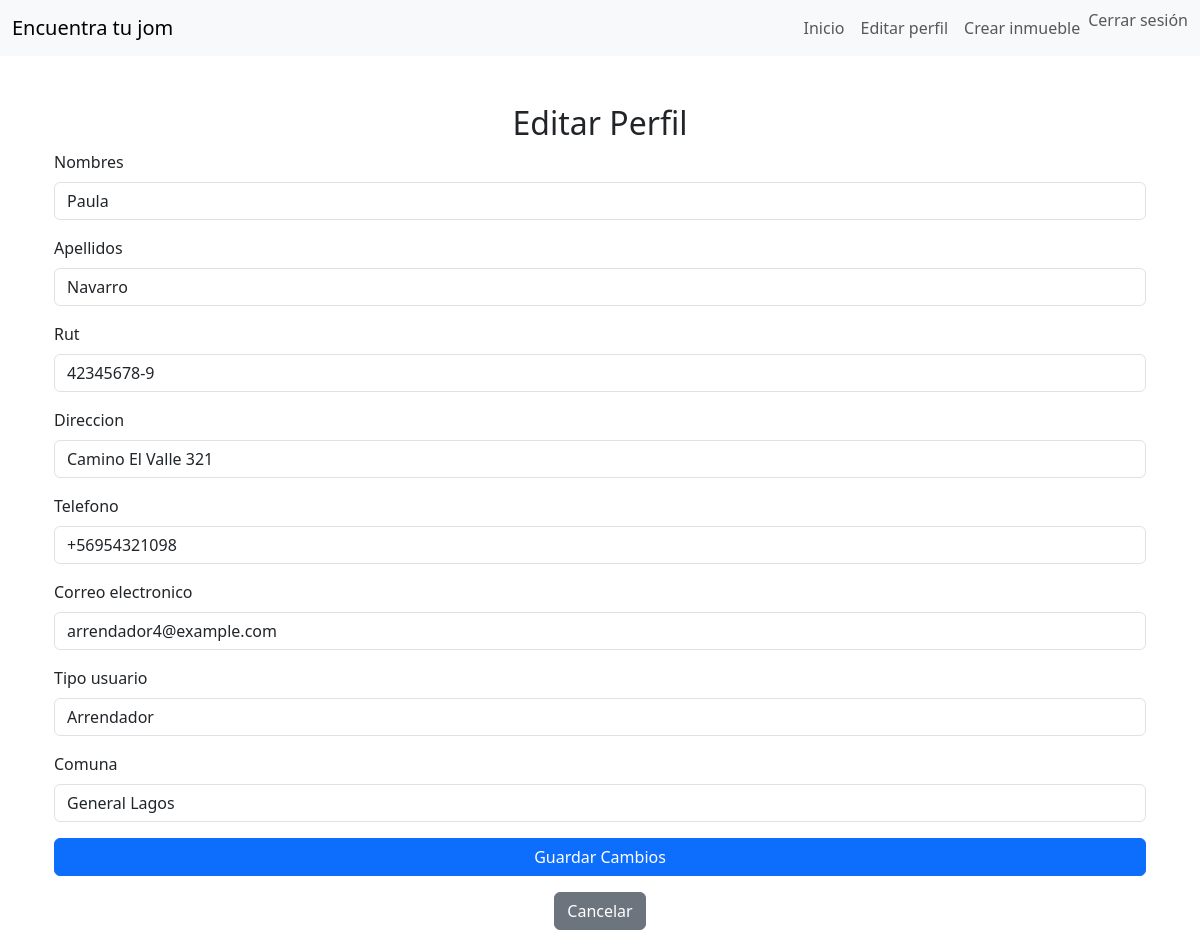
Page /editar_perfil/ (signed in) on the committed database.
### gestion_inmuebles/models.py (models this page shows, shortened)
class Perfil(models.Model):
    TIPO_USUARIO = [
        ('Arrendatario', 'Arrendatario'),
        ('Arrendador', 'Arrendador')
    ]
    usuario = models.OneToOneField(User, on_delete=models.CASCADE)
    nombres = models.CharField(max_length=100)
    apellidos = models.CharField(max_length=100)
    rut = models.CharField(max_length=12, unique=True)
    direccion = models.CharField(max_length=255)
    telefono = models.CharField(max_length=15)
    correo_electronico = models.EmailField()
    tipo_usuario = models.CharField(max_length=12, choices=TIPO_USUARIO)
    comuna = models.ForeignKey(Comuna, on_delete=models.SET_NULL, null=True)

### gestion_inmuebles/views.py (the view)
# urls.py: path('editar_perfil/', views.editar_perfil, name='editar_perfil'),
@login_required
def editar_perfil(request):
    perfil = get_object_or_404(Perfil, usuario=request.user)
    if request.method == 'POST':
        form = EditarPerfilForm(request.POST, instance=perfil)
        if form.is_valid():
            form.save()
            return redirect('home')  # Cambia esto según tu URL
    else:
        form = EditarPerfilForm(instance=perfil)
    return render(request, 'editar_perfil.html', {'form': form})

### gestion_inmuebles/forms.py
class EditarPerfilForm(forms.ModelForm):
    class Meta:
        model = Perfil
        fields = [
            'nombres', 'apellidos', 'rut', 'direccion',
            'telefono', 'correo_electronico', 'tipo_usuario', 'comuna'
        ]
        widgets = {
            'nombres': forms.TextInput(attrs={'class': 'form-control'}),
            'apellidos': forms.TextInput(attrs={'class': 'form-control'}),
            'rut': forms.TextInput(attrs={'class': 'form-control'}),
            'direccion': forms.TextInput(attrs={'class': 'form-control'}),
            'telefono': forms.TextInput(attrs={'class': 'form-control'}),
            'correo_electronico': forms.EmailInput(attrs={'class': 'form-control'}),
            'tipo_usuario': forms.Select(attrs={'class': 'form-control'}),
            'comuna': forms.Select(attrs={'class': 'form-control'}),
        }

### gestion_inmuebles/models.py (called while the page is built)
    def __str__(self):
        return self.nombre_comuna

### templates/editar_perfil.html (shortened to what this page needs)
{% extends 'base.html' %}
{% block content %}
<div class="container mt-5">
    <h2 class="text-center">Editar Perfil</h2>
    <form method="POST">
        {% for field in form %}
            <div class="mb-3">
                <label for="{{ field.id_for_label }}" class="form-label">{{ field.label }}</label>
                {{ field }}
            </div>
        {% endfor %}
        <button type="submit" class="btn btn-primary w-100">Guardar Cambios</button>
    </form>
    <div class="text-center mt-3">
        <a href="{% url 'home' %}" class="btn btn-secondary">Cancelar</a>
    </div>
</div>
{% endblock %}

### rows in the picture
Perfil: form "Paula" "Navarro" "42345678-9" "Camino El Valle 321" "+56954321098" "arrendador4@example.com" "Arrendador" "General Lagos"

### other values in the picture
{{ field.label }} "Nombres" "Apellidos" "Rut" "Direccion" "Telefono" "Correo electronico" "Tipo usuario" "Comuna"
